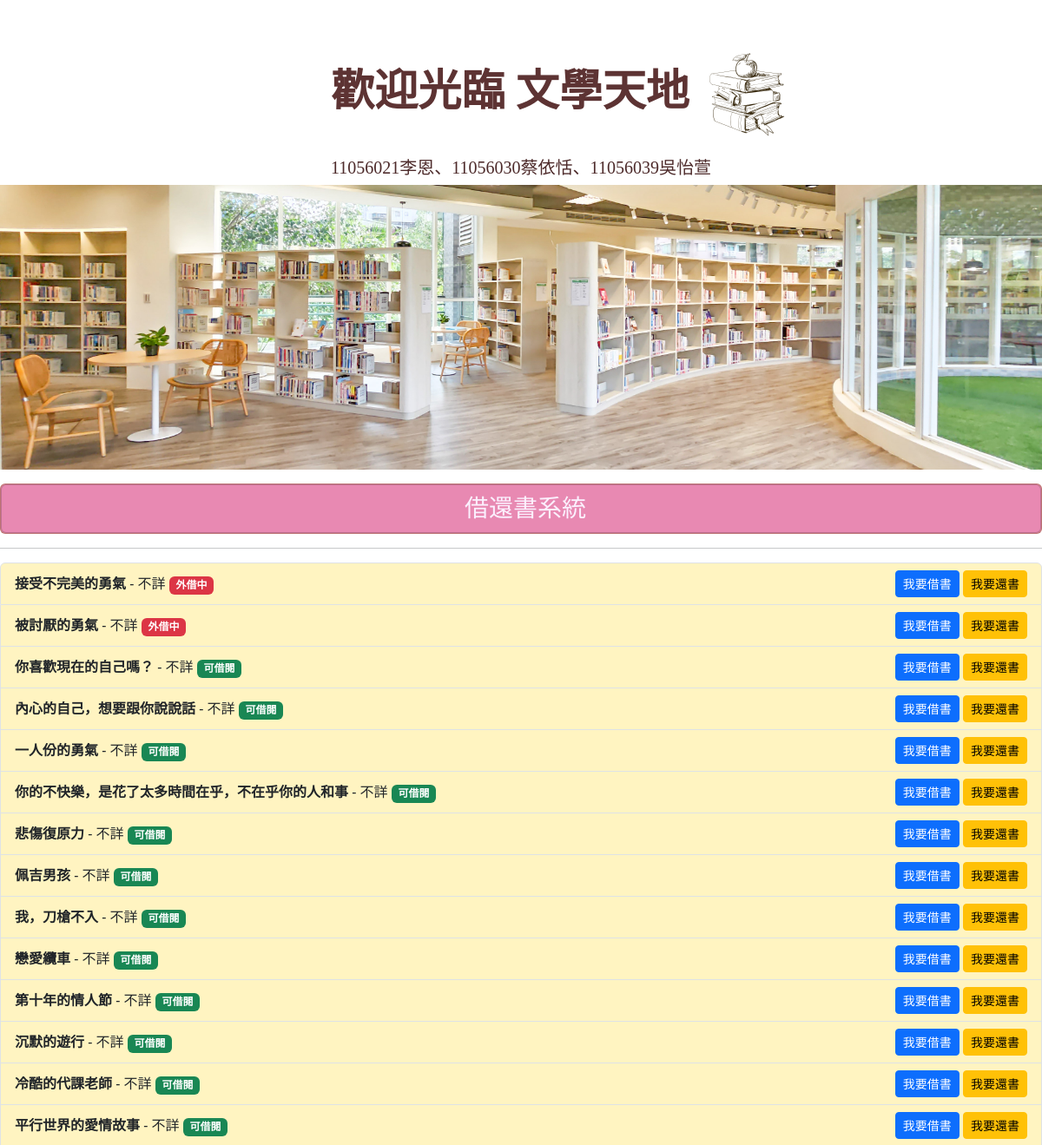
Page /book_list/ (upper part) on the earlier database version.
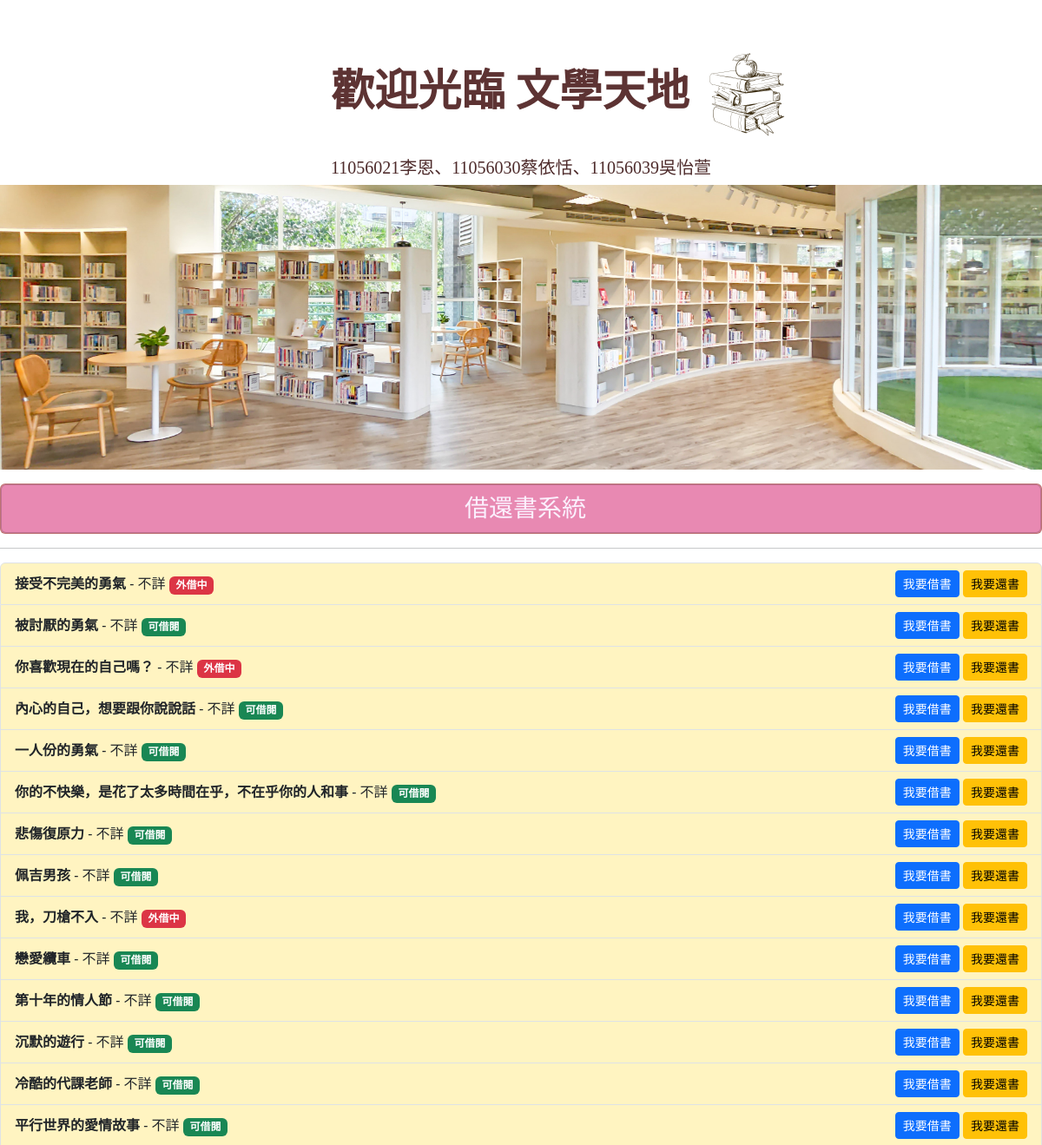
Same page on the later database version.
### mysite/models.py (models this page shows, shortened)
class Post(models.Model):
    title = models.CharField(max_length=50)
    write = models.CharField(max_length=50, default="不詳")
    image_url = models.CharField(max_length=255, default='images/1.jpg')  # 指定默认值 # 存储图像路径或 URL
    slug = models.CharField(max_length=200)
    bookstype=[("一般書籍","一般書籍"),("教學用書","教學用書")]
    category = models.CharField(max_length=20, choices=bookstype, default="一般書籍")
    intro = models.TextField(default="", blank=True)
    photolink = models.TextField(default="", blank=True)
    body = models.TextField()
    isBorrow = models.BooleanField(_("外借中"), default=False)
    pub_date = models.DateTimeField(auto_now_add=True)
    @property
    def formatted_is_borrow(self):
        if self.isBorrow:
            return '<span style="color: white; background-color: red; border: 1px solid white; padding: 3px; border-radius: 3px;">外借中</span>'
        else:
            return '<span style="color: white; background-color: green; border: 1px solid white;padding: 3px; border-radius: 3px;">可借閱</span>'
    formatted_is_borrow.fget.short_description = "外借狀態"
    class Meta:
        ordering = ("-pub_date",)

### mysite/views.py (the view)
# urls.py: path('book_list/', book_list, name='book_list'),
def book_list(request):
    books = Post.objects.all()
    return render(request, 'book_list.html', {'books': books})

### templates/book_list.html (shortened to what this page needs)
{% extends "base.html" %}
{% block headmessage %}
    <div class="card" style="background-color:#e58c8c;">
        <div class="card"; style="background-color:rgba(238, 133, 245, 0.358); text-align: center;">
            <h3 style="font-family:微軟正黑體; color:rgb(251, 240, 254); margin-left: 10px; margin-bottom: 0px; padding: 10px">借還書系統</h3>
        </div>
    </div>
{% endblock %}
{% block content %}
    {% if books %}
        <ul class="list-group">
            {% for book in books %}
                <li class="list-group-item d-flex justify-content-between align-items-center" style="background-color:#FFF4C1;">
                    <div>
                        <strong>{{ book.title }}</strong> - {{ book.write }}
                        {% if book.isBorrow %}
                            <span class="badge bg-danger">外借中</span>
                        {% else %}
                            <span class="badge bg-success">可借閱</span>
                        {% endif %}
                    </div>
                    <div>
                        <a href="{% url 'borrow_book' book.id %}" class="btn btn-primary btn-sm">我要借書</a>
                        <a href="{% url 'return_book' book.id %}" class="btn btn-warning btn-sm">我要還書</a>
                    </div>
                </li>
            {% endfor %}
        </ul>
    {% else %}
        <p>No books available.</p>
    {% endif %}
{% endblock %}

Differences in the rows shown:
changed Post "被討厭的勇氣": isBorrow "外借中" → "可借閱"
changed Post "你喜歡現在的自己嗎？": isBorrow "可借閱" → "外借中"
changed Post "我，刀槍不入": isBorrow "可借閱" → "外借中"
